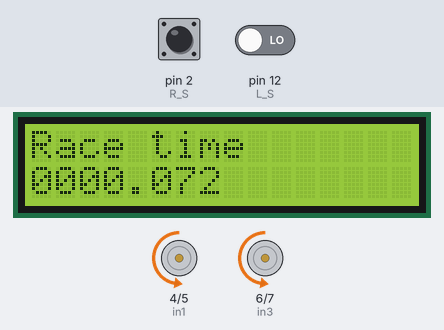
This sketch was run on a simulated Arduino Uno, built with avr-gcc and run on an emulated ATmega328P. On the bench: 16×2 character LCD, motor-driver pin pairs drawn as motors (green arrow = first pin HIGH = forward, orange = second pin HIGH = backward, longer = more drive, scaled by the enable pin). Inputs (shaded band) come from the test bench; at power-on: pin 12 (L_S) LOW, pin 2 (R_S) HIGH. What the sketch prints to the serial monitor is not drawn.

Above: at 0.23 s.
At 1.2 s:
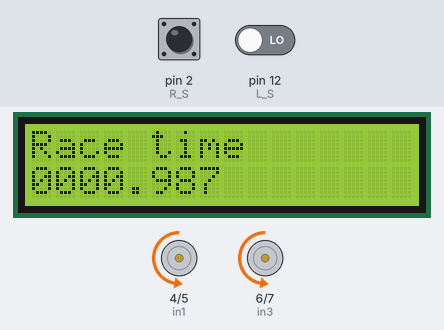
1.3 s: pin 12 (L_S) driven HIGH
At 2.1 s:
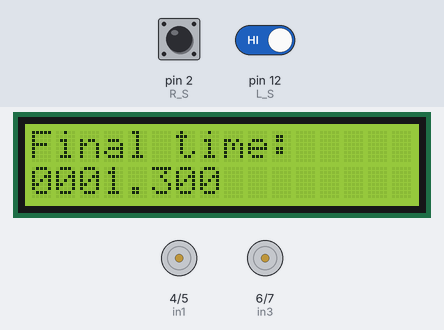
Timing chart, 0 to 4.3 s (numbered marks = the images above; inputs shaded):
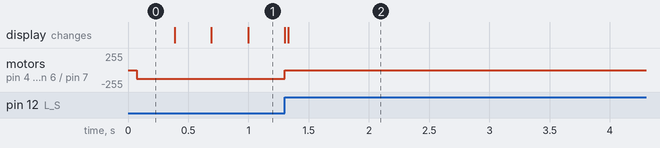

The sketch:

line_follower_car.ino
```cpp
#include <Wire.h>
#include <LiquidCrystal_I2C.h>

#define NOTE_B0  31
#define NOTE_C1  33
#define NOTE_CS1 35
#define NOTE_D1  37
#define NOTE_DS1 39
#define NOTE_E1  41
#define NOTE_F1  44
#define NOTE_FS1 46
#define NOTE_G1  49
#define NOTE_GS1 52
#define NOTE_A1  55
#define NOTE_AS1 58
#define NOTE_B1  62
#define NOTE_C2  65
#define NOTE_CS2 69
#define NOTE_D2  73
#define NOTE_DS2 78
#define NOTE_E2  82
#define NOTE_F2  87
#define NOTE_FS2 93
#define NOTE_G2  98
#define NOTE_GS2 104
#define NOTE_A2  110
#define NOTE_AS2 117
#define NOTE_B2  123
#define NOTE_C3  131
#define NOTE_CS3 139
#define NOTE_D3  147
#define NOTE_DS3 156
#define NOTE_E3  165
#define NOTE_F3  175
#define NOTE_FS3 185
#define NOTE_G3  196
#define NOTE_GS3 208
#define NOTE_A3  220
#define NOTE_AS3 233
#define NOTE_B3  247
#define NOTE_C4  262
#define NOTE_CS4 277
#define NOTE_D4  294
#define NOTE_DS4 311
#define NOTE_E4  330
#define NOTE_F4  349
#define NOTE_FS4 370
#define NOTE_G4  392
#define NOTE_GS4 415
#define NOTE_A4  440
#define NOTE_AS4 466
#define NOTE_B4  494
#define NOTE_C5  523
#define NOTE_CS5 554
#define NOTE_D5  587
#define NOTE_DS5 622
#define NOTE_E5  659
#define NOTE_F5  698
#define NOTE_FS5 740
#define NOTE_G5  784
#define NOTE_GS5 831
#define NOTE_A5  880
#define NOTE_AS5 932
#define NOTE_B5  988
#define NOTE_C6  1047
#define NOTE_CS6 1109
#define NOTE_D6  1175
#define NOTE_DS6 1245
#define NOTE_E6  1319
#define NOTE_F6  1397
#define NOTE_FS6 1480
#define NOTE_G6  1568
#define NOTE_GS6 1661
#define NOTE_A6  1760
#define NOTE_AS6 1865
#define NOTE_B6  1976
#define NOTE_C7  2093
#define NOTE_CS7 2217
#define NOTE_D7  2349
#define NOTE_DS7 2489
#define NOTE_E7  2637
#define NOTE_F7  2794
#define NOTE_FS7 2960
#define NOTE_G7  3136
#define NOTE_GS7 3322
#define NOTE_A7  3520
#define NOTE_AS7 3729
#define NOTE_B7  3951
#define NOTE_C8  4186
#define NOTE_CS8 4435
#define NOTE_D8  4699
#define NOTE_DS8 4978
#define REST      0


// change this to make the song slower or faster
int tempo = 225;

// change this to whichever pin you want to use
int buzzer = 13;

// notes of the moledy followed by the duration.
// a 4 means a quarter note, 8 an eighteenth , 16 sixteenth, so on
// !!negative numbers are used to represent dotted notes,
// so -4 means a dotted quarter note, that is, a quarter plus an eighteenth!!
// This code uses PROGMEM to fit the melody to flash as it was to long to fit
// in SRAM. It may not work on other Arduino arquitectures other than AVR
const int melody[] PROGMEM = {

  // At Doom's Gate (E1M1)
  // Score available at https://musescore.com/pieridot/doom

  NOTE_E2, 8, NOTE_E2, 8, NOTE_E3, 8, NOTE_E2, 8, NOTE_E2, 8, NOTE_D3, 8, NOTE_E2, 8, NOTE_E2, 8, //1
  NOTE_C3, 8, NOTE_E2, 8, NOTE_E2, 8, NOTE_AS2, 8, NOTE_E2, 8, NOTE_E2, 8, NOTE_B2, 8, NOTE_C3, 8,
  NOTE_E2, 8, NOTE_E2, 8, NOTE_E3, 8, NOTE_E2, 8, NOTE_E2, 8, NOTE_D3, 8, NOTE_E2, 8, NOTE_E2, 8,
  NOTE_C3, 8, NOTE_E2, 8, NOTE_E2, 8, NOTE_AS2, -2,

  NOTE_E2, 8, NOTE_E2, 8, NOTE_E3, 8, NOTE_E2, 8, NOTE_E2, 8, NOTE_D3, 8, NOTE_E2, 8, NOTE_E2, 8, //5
  NOTE_C3, 8, NOTE_E2, 8, NOTE_E2, 8, NOTE_AS2, 8, NOTE_E2, 8, NOTE_E2, 8, NOTE_B2, 8, NOTE_C3, 8,
  NOTE_E2, 8, NOTE_E2, 8, NOTE_E3, 8, NOTE_E2, 8, NOTE_E2, 8, NOTE_D3, 8, NOTE_E2, 8, NOTE_E2, 8,
  NOTE_C3, 8, NOTE_E2, 8, NOTE_E2, 8, NOTE_AS2, -2,

  NOTE_E2, 8, NOTE_E2, 8, NOTE_E3, 8, NOTE_E2, 8, NOTE_E2, 8, NOTE_D3, 8, NOTE_E2, 8, NOTE_E2, 8, //9
  NOTE_C3, 8, NOTE_E2, 8, NOTE_E2, 8, NOTE_AS2, 8, NOTE_E2, 8, NOTE_E2, 8, NOTE_B2, 8, NOTE_C3, 8,
  NOTE_E2, 8, NOTE_E2, 8, NOTE_E3, 8, NOTE_E2, 8, NOTE_E2, 8, NOTE_D3, 8, NOTE_E2, 8, NOTE_E2, 8,
  NOTE_C3, 8, NOTE_E2, 8, NOTE_E2, 8, NOTE_AS2, -2,

  NOTE_E2, 8, NOTE_E2, 8, NOTE_E3, 8, NOTE_E2, 8, NOTE_E2, 8, NOTE_D3, 8, NOTE_E2, 8, NOTE_E2, 8, //13
  NOTE_C3, 8, NOTE_E2, 8, NOTE_E2, 8, NOTE_AS2, 8, NOTE_E2, 8, NOTE_E2, 8, NOTE_B2, 8, NOTE_C3, 8,
  NOTE_E2, 8, NOTE_E2, 8, NOTE_E3, 8, NOTE_E2, 8, NOTE_E2, 8, NOTE_D3, 8, NOTE_E2, 8, NOTE_E2, 8,
  NOTE_FS3, -16, NOTE_D3, -16, NOTE_B2, -16, NOTE_A3, -16, NOTE_FS3, -16, NOTE_B2, -16, NOTE_D3, -16, NOTE_FS3, -16, NOTE_A3, -16, NOTE_FS3, -16, NOTE_D3, -16, NOTE_B2, -16,

  NOTE_E2, 8, NOTE_E2, 8, NOTE_E3, 8, NOTE_E2, 8, NOTE_E2, 8, NOTE_D3, 8, NOTE_E2, 8, NOTE_E2, 8, //17
  NOTE_C3, 8, NOTE_E2, 8, NOTE_E2, 8, NOTE_AS2, 8, NOTE_E2, 8, NOTE_E2, 8, NOTE_B2, 8, NOTE_C3, 8,
  NOTE_E2, 8, NOTE_E2, 8, NOTE_E3, 8, NOTE_E2, 8, NOTE_E2, 8, NOTE_D3, 8, NOTE_E2, 8, NOTE_E2, 8,
  NOTE_C3, 8, NOTE_E2, 8, NOTE_E2, 8, NOTE_AS2, -2,

  NOTE_E2, 8, NOTE_E2, 8, NOTE_E3, 8, NOTE_E2, 8, NOTE_E2, 8, NOTE_D3, 8, NOTE_E2, 8, NOTE_E2, 8, //21
  NOTE_C3, 8, NOTE_E2, 8, NOTE_E2, 8, NOTE_AS2, 8, NOTE_E2, 8, NOTE_E2, 8, NOTE_B2, 8, NOTE_C3, 8,
  NOTE_E2, 8, NOTE_E2, 8, NOTE_E3, 8, NOTE_E2, 8, NOTE_E2, 8, NOTE_D3, 8, NOTE_E2, 8, NOTE_E2, 8,
  NOTE_B3, -16, NOTE_G3, -16, NOTE_E3, -16, NOTE_G3, -16, NOTE_B3, -16, NOTE_E4, -16, NOTE_G3, -16, NOTE_B3, -16, NOTE_E4, -16, NOTE_B3, -16, NOTE_G4, -16, NOTE_B4, -16,

  NOTE_A2, 8, NOTE_A2, 8, NOTE_A3, 8, NOTE_A2, 8, NOTE_A2, 8, NOTE_G3, 8, NOTE_A2, 8, NOTE_A2, 8, //25
  NOTE_F3, 8, NOTE_A2, 8, NOTE_A2, 8, NOTE_DS3, 8, NOTE_A2, 8, NOTE_A2, 8, NOTE_E3, 8, NOTE_F3, 8,
  NOTE_A2, 8, NOTE_A2, 8, NOTE_A3, 8, NOTE_A2, 8, NOTE_A2, 8, NOTE_G3, 8, NOTE_A2, 8, NOTE_A2, 8,
  NOTE_F3, 8, NOTE_A2, 8, NOTE_A2, 8, NOTE_DS3, -2,

  NOTE_A2, 8, NOTE_A2, 8, NOTE_A3, 8, NOTE_A2, 8, NOTE_A2, 8, NOTE_G3, 8, NOTE_A2, 8, NOTE_A2, 8, //29
  NOTE_F3, 8, NOTE_A2, 8, NOTE_A2, 8, NOTE_DS3, 8, NOTE_A2, 8, NOTE_A2, 8, NOTE_E3, 8, NOTE_F3, 8,
  NOTE_A2, 8, NOTE_A2, 8, NOTE_A3, 8, NOTE_A2, 8, NOTE_A2, 8, NOTE_G3, 8, NOTE_A2, 8, NOTE_A2, 8,
  NOTE_A3, -16, NOTE_F3, -16, NOTE_D3, -16, NOTE_A3, -16, NOTE_F3, -16, NOTE_D3, -16, NOTE_C4, -16, NOTE_A3, -16, NOTE_F3, -16, NOTE_A3, -16, NOTE_F3, -16, NOTE_D3, -16,

  NOTE_E2, 8, NOTE_E2, 8, NOTE_E3, 8, NOTE_E2, 8, NOTE_E2, 8, NOTE_D3, 8, NOTE_E2, 8, NOTE_E2, 8, //33
  NOTE_C3, 8, NOTE_E2, 8, NOTE_E2, 8, NOTE_AS2, 8, NOTE_E2, 8, NOTE_E2, 8, NOTE_B2, 8, NOTE_C3, 8,
  NOTE_E2, 8, NOTE_E2, 8, NOTE_E3, 8, NOTE_E2, 8, NOTE_E2, 8, NOTE_D3, 8, NOTE_E2, 8, NOTE_E2, 8,
  NOTE_C3, 8, NOTE_E2, 8, NOTE_E2, 8, NOTE_AS2, -2,

  NOTE_E2, 8, NOTE_E2, 8, NOTE_E3, 8, NOTE_E2, 8, NOTE_E2, 8, NOTE_D3, 8, NOTE_E2, 8, NOTE_E2, 8, //37
  NOTE_C3, 8, NOTE_E2, 8, NOTE_E2, 8, NOTE_AS2, 8, NOTE_E2, 8, NOTE_E2, 8, NOTE_B2, 8, NOTE_C3, 8,
  NOTE_E2, 8, NOTE_E2, 8, NOTE_E3, 8, NOTE_E2, 8, NOTE_E2, 8, NOTE_D3, 8, NOTE_E2, 8, NOTE_E2, 8,
  NOTE_C3, 8, NOTE_E2, 8, NOTE_E2, 8, NOTE_AS2, -2,

  NOTE_CS3, 8, NOTE_CS3, 8, NOTE_CS4, 8, NOTE_CS3, 8, NOTE_CS3, 8, NOTE_B3, 8, NOTE_CS3, 8, NOTE_CS3, 8, //41
  NOTE_A3, 8, NOTE_CS3, 8, NOTE_CS3, 8, NOTE_G3, 8, NOTE_CS3, 8, NOTE_CS3, 8, NOTE_GS3, 8, NOTE_A3, 8,
  NOTE_B2, 8, NOTE_B2, 8, NOTE_B3, 8, NOTE_B2, 8, NOTE_B2, 8, NOTE_A3, 8, NOTE_B2, 8, NOTE_B2, 8,
  NOTE_G3, 8, NOTE_B2, 8, NOTE_B2, 8, NOTE_F3, -2,

  NOTE_E2, 8, NOTE_E2, 8, NOTE_E3, 8, NOTE_E2, 8, NOTE_E2, 8, NOTE_D3, 8, NOTE_E2, 8, NOTE_E2, 8, //45
  NOTE_C3, 8, NOTE_E2, 8, NOTE_E2, 8, NOTE_AS2, 8, NOTE_E2, 8, NOTE_E2, 8, NOTE_B2, 8, NOTE_C3, 8,
  NOTE_E2, 8, NOTE_E2, 8, NOTE_E3, 8, NOTE_E2, 8, NOTE_E2, 8, NOTE_D3, 8, NOTE_E2, 8, NOTE_E2, 8,
  NOTE_B3, -16, NOTE_G3, -16, NOTE_E3, -16, NOTE_G3, -16, NOTE_B3, -16, NOTE_E4, -16, NOTE_G3, -16, NOTE_B3, -16, NOTE_E4, -16, NOTE_B3, -16, NOTE_G4, -16, NOTE_B4, -16,

  NOTE_E2, 8, NOTE_E2, 8, NOTE_E3, 8, NOTE_E2, 8, NOTE_E2, 8, NOTE_D3, 8, NOTE_E2, 8, NOTE_E2, 8, //49
  NOTE_C3, 8, NOTE_E2, 8, NOTE_E2, 8, NOTE_AS2, 8, NOTE_E2, 8, NOTE_E2, 8, NOTE_B2, 8, NOTE_C3, 8,
  NOTE_E2, 8, NOTE_E2, 8, NOTE_E3, 8, NOTE_E2, 8, NOTE_E2, 8, NOTE_D3, 8, NOTE_E2, 8, NOTE_E2, 8,
  NOTE_C3, 8, NOTE_E2, 8, NOTE_E2, 8, NOTE_AS2, -2,

  NOTE_E2, 8, NOTE_E2, 8, NOTE_E3, 8, NOTE_E2, 8, NOTE_E2, 8, NOTE_D3, 8, NOTE_E2, 8, NOTE_E2, 8, //53
  NOTE_C3, 8, NOTE_E2, 8, NOTE_E2, 8, NOTE_AS2, 8, NOTE_E2, 8, NOTE_E2, 8, NOTE_B2, 8, NOTE_C3, 8,
  NOTE_E2, 8, NOTE_E2, 8, NOTE_E3, 8, NOTE_E2, 8, NOTE_E2, 8, NOTE_D3, 8, NOTE_E2, 8, NOTE_E2, 8,
  NOTE_FS3, -16, NOTE_DS3, -16, NOTE_B2, -16, NOTE_FS3, -16, NOTE_DS3, -16, NOTE_B2, -16, NOTE_G3, -16, NOTE_D3, -16, NOTE_B2, -16, NOTE_DS4, -16, NOTE_DS3, -16, NOTE_B2, -16,

// -/-

  NOTE_E2, 8, NOTE_E2, 8, NOTE_E3, 8, NOTE_E2, 8, NOTE_E2, 8, NOTE_D3, 8, NOTE_E2, 8, NOTE_E2, 8, //57
  NOTE_C3, 8, NOTE_E2, 8, NOTE_E2, 8, NOTE_AS2, 8, NOTE_E2, 8, NOTE_E2, 8, NOTE_B2, 8, NOTE_C3, 8,
  NOTE_E2, 8, NOTE_E2, 8, NOTE_E3, 8, NOTE_E2, 8, NOTE_E2, 8, NOTE_D3, 8, NOTE_E2, 8, NOTE_E2, 8,
  NOTE_C3, 8, NOTE_E2, 8, NOTE_E2, 8, NOTE_AS2, -2,

  NOTE_E2, 8, NOTE_E2, 8, NOTE_E3, 8, NOTE_E2, 8, NOTE_E2, 8, NOTE_D3, 8, NOTE_E2, 8, NOTE_E2, 8, //61
  NOTE_C3, 8, NOTE_E2, 8, NOTE_E2, 8, NOTE_AS2, 8, NOTE_E2, 8, NOTE_E2, 8, NOTE_B2, 8, NOTE_C3, 8,
  NOTE_E2, 8, NOTE_E2, 8, NOTE_E3, 8, NOTE_E2, 8, NOTE_E2, 8, NOTE_D3, 8, NOTE_E2, 8, NOTE_E2, 8,
  NOTE_E4, -16, NOTE_B3, -16, NOTE_G3, -16, NOTE_G4, -16, NOTE_E4, -16, NOTE_G3, -16, NOTE_B3, -16, NOTE_D4, -16, NOTE_E4, -16, NOTE_G4, -16, NOTE_E4, -16, NOTE_G3, -16,

  NOTE_E2, 8, NOTE_E2, 8, NOTE_E3, 8, NOTE_E2, 8, NOTE_E2, 8, NOTE_D3, 8, NOTE_E2, 8, NOTE_E2, 8, //65
  NOTE_C3, 8, NOTE_E2, 8, NOTE_E2, 8, NOTE_AS2, 8, NOTE_E2, 8, NOTE_E2, 8, NOTE_B2, 8, NOTE_C3, 8,
  NOTE_E2, 8, NOTE_E2, 8, NOTE_E3, 8, NOTE_E2, 8, NOTE_E2, 8, NOTE_D3, 8, NOTE_E2, 8, NOTE_E2, 8,
  NOTE_C3, 8, NOTE_E2, 8, NOTE_E2, 8, NOTE_AS2, -2,

  NOTE_A2, 8, NOTE_A2, 8, NOTE_A3, 8, NOTE_A2, 8, NOTE_A2, 8, NOTE_G3, 8, NOTE_A2, 8, NOTE_A2, 8, //69
  NOTE_F3, 8, NOTE_A2, 8, NOTE_A2, 8, NOTE_DS3, 8, NOTE_A2, 8, NOTE_A2, 8, NOTE_E3, 8, NOTE_F3, 8,
  NOTE_A2, 8, NOTE_A2, 8, NOTE_A3, 8, NOTE_A2, 8, NOTE_A2, 8, NOTE_G3, 8, NOTE_A2, 8, NOTE_A2, 8,
  NOTE_A3, -16, NOTE_F3, -16, NOTE_D3, -16, NOTE_A3, -16, NOTE_F3, -16, NOTE_D3, -16, NOTE_C4, -16, NOTE_A3, -16, NOTE_F3, -16, NOTE_A3, -16, NOTE_F3, -16, NOTE_D3, -16,

  NOTE_E2, 8, NOTE_E2, 8, NOTE_E3, 8, NOTE_E2, 8, NOTE_E2, 8, NOTE_D3, 8, NOTE_E2, 8, NOTE_E2, 8, //73
  NOTE_C3, 8, NOTE_E2, 8, NOTE_E2, 8, NOTE_AS2, 8, NOTE_E2, 8, NOTE_E2, 8, NOTE_B2, 8, NOTE_C3, 8,
  NOTE_E2, 8, NOTE_E2, 8, NOTE_E3, 8, NOTE_E2, 8, NOTE_E2, 8, NOTE_D3, 8, NOTE_E2, 8, NOTE_E2, 8,
  NOTE_C3, 8, NOTE_E2, 8, NOTE_E2, 8, NOTE_AS2, -2,

  NOTE_E2, 8, NOTE_E2, 8, NOTE_E3, 8, NOTE_E2, 8, NOTE_E2, 8, NOTE_D3, 8, NOTE_E2, 8, NOTE_E2, 8, //77
  NOTE_C3, 8, NOTE_E2, 8, NOTE_E2, 8, NOTE_AS2, 8, NOTE_E2, 8, NOTE_E2, 8, NOTE_B2, 8, NOTE_C3, 8,
  NOTE_E2, 8, NOTE_E2, 8, NOTE_E3, 8, NOTE_E2, 8, NOTE_E2, 8, NOTE_D3, 8, NOTE_E2, 8, NOTE_E2, 8,
  NOTE_C3, 8, NOTE_E2, 8, NOTE_E2, 8, NOTE_AS2, -2,

  NOTE_E2, 8, NOTE_E2, 8, NOTE_E3, 8, NOTE_E2, 8, NOTE_E2, 8, NOTE_D3, 8, NOTE_E2, 8, NOTE_E2, 8, //81
  NOTE_C3, 8, NOTE_E2, 8, NOTE_E2, 8, NOTE_AS2, 8, NOTE_E2, 8, NOTE_E2, 8, NOTE_B2, 8, NOTE_C3, 8,
  NOTE_E2, 8, NOTE_E2, 8, NOTE_E3, 8, NOTE_E2, 8, NOTE_E2, 8, NOTE_D3, 8, NOTE_E2, 8, NOTE_E2, 8,
  NOTE_C3, 8, NOTE_E2, 8, NOTE_E2, 8, NOTE_AS2, -2,

  NOTE_E2, 8, NOTE_E2, 8, NOTE_E3, 8, NOTE_E2, 8, NOTE_E2, 8, NOTE_D3, 8, NOTE_E2, 8, NOTE_E2, 8, //73
  NOTE_C3, 8, NOTE_E2, 8, NOTE_E2, 8, NOTE_AS2, 8, NOTE_E2, 8, NOTE_E2, 8, NOTE_B2, 8, NOTE_C3, 8,
  NOTE_E2, 8, NOTE_E2, 8, NOTE_E3, 8, NOTE_E2, 8, NOTE_E2, 8, NOTE_D3, 8, NOTE_E2, 8, NOTE_E2, 8,
  NOTE_B3, -16, NOTE_G3, -16, NOTE_E3, -16, NOTE_B2, -16, NOTE_E3, -16, NOTE_G3, -16, NOTE_C4, -16, NOTE_B3, -16, NOTE_G3, -16, NOTE_B3, -16, NOTE_G3, -16, NOTE_E3, -16,
};

int notes = sizeof(melody) / sizeof(melody[0]) / 2;

int wholenote = (60000 * 4) / tempo;

int divider = 0, noteDuration = 0;

int current_note = 0;

#define enA 10//Enable1 L298 Pin enA
#define in1 4 //Motor1  L298 Pin in1
#define in2 5 //Motor1  L298 Pin in2
#define in3 6 //Motor2  L298 Pin in3
#define in4 7 //Motor2  L298 Pin in4
#define enB 11 //Enable2 L298 Pin enB

#define R_S 2 //ir sensor Right
#define L_S 12 //ir sensor Left

#define L_LED 9
#define R_LED 3

bool stop = false;

LiquidCrystal_I2C lcd(0x27, 16, 2);

unsigned long start_time = 0;

unsigned long final_time = 0;

void setup(){ // put your setup code here, to run once

pinMode(R_S, INPUT); // declare if sensor as input
pinMode(L_S, INPUT); // declare ir sensor as input

pinMode(enA, OUTPUT); // declare as output for L298 Pin enA
pinMode(in1, OUTPUT); // declare as output for L298 Pin in1
pinMode(in2, OUTPUT); // declare as output for L298 Pin in2
pinMode(in3, OUTPUT); // declare as output for L298 Pin in3
pinMode(in4, OUTPUT); // declare as output for L298 Pin in4
pinMode(enB, OUTPUT); // declare as output for L298 Pin enB

analogWrite(enA, 128); // Write The Duty Cycle 0 to 255 Enable Pin A for Motor1 Speed
analogWrite(enB, 128); // Write The Duty Cycle 0 to 255 Enable Pin B for Motor2 Speed

Serial.begin(9600);


lcd.init();

lcd.backlight();

lcd.setCursor(0, 0); // Set the cursor to column 0, line 0
lcd.print("Race time");
}
void loop(){
  bool right_sensor = digitalRead(R_S);
  bool left_sensor = digitalRead(L_S);
  if((!right_sensor)&&(!left_sensor) && (!stop)){forward();}   //if Right Sensor and Left Sensor are at White color then it will call forword function

  if((right_sensor)&&(!left_sensor)&&(!stop)){turnRight();} //if Right Sensor is Black and Left Sensor is White then it will call turn Right function

  if((!right_sensor)&&(left_sensor)&&(!stop)){turnLeft();}  //if Right Sensor is White and Left Sensor is Black then it will call turn Left function

  if((right_sensor)&&(left_sensor)&&(!stop)){Stop();} //if Right Sensor and Left Sensor are at Black color then it will call Stop function

  if (millis() - start_time >= 15000) {
    if (!stop) {
      final_time = millis() - start_time;
      Stop();
    }
  }

  if (stop) {
    unsigned long seconds = final_time / 1000;
    unsigned long milliseconds = final_time % 1000;
    lcd.setCursor(0, 0);
    lcd.print("Final time:");
    char timeBuffer[16];
    snprintf(timeBuffer, sizeof(timeBuffer), "%04lu.%03lu", seconds, milliseconds);
    lcd.setCursor(0, 1);
    lcd.print(timeBuffer);

    digitalWrite(L_LED, HIGH);
    digitalWrite(R_LED, HIGH);
    delay(1000);
    digitalWrite(L_LED, LOW);
    digitalWrite(R_LED, LOW);
    delay(1000);
  } else {
    unsigned long currentMillis = millis();

    unsigned long seconds = currentMillis / 1000;
    unsigned long milliseconds = currentMillis % 1000;
    char timeBuffer[16];
    snprintf(timeBuffer, sizeof(timeBuffer), "%04lu.%03lu", seconds, milliseconds);
    lcd.setCursor(0, 1);
    lcd.print(timeBuffer);

    /*int thisNote = current_note;

      // we only play the note for 90% of the duration, leaving 10% as a pause
    tone(buzzer, pgm_read_word_near(melody+thisNote), 90);

      // Wait for the specief duration before playing the next note.
    delay(100);

      // stop the waveform generation before the next note.
    noTone(buzzer);
    current_note +=2; */
  }


}

void forward(){
digitalWrite(in1, HIGH);  //right wheels move forward
digitalWrite(in2, LOW);
digitalWrite(in3, LOW);
digitalWrite(in4, HIGH);   // left wheels move forward
Serial.println("Forward");
digitalWrite(R_LED, LOW);
digitalWrite(L_LED, LOW);
}

void turnRight(){
digitalWrite(in1, LOW);
digitalWrite(in2, HIGH);
digitalWrite(in3, LOW);
digitalWrite(in4, HIGH);   // left wheels move forward
Serial.println("RIGHT");
digitalWrite(R_LED, HIGH);
digitalWrite(L_LED, LOW);
}

void turnLeft(){
digitalWrite(in1, HIGH);  //right wheels move forward
digitalWrite(in2, LOW);
digitalWrite(in3, HIGH);
digitalWrite(in4, LOW);
Serial.println("Left");
digitalWrite(L_LED, HIGH);
digitalWrite(R_LED, LOW);
}

void Stop(){ //stop
digitalWrite(in1, LOW); //Right Motor forword Pin
digitalWrite(in2, LOW); //Right Motor backword Pin
digitalWrite(in3, LOW); //Left Motor backword Pin
digitalWrite(in4, LOW); //Left Motor forword Pin
Serial.println("STOP");
stop = true;
final_time = millis() - start_time;

lcd.setCursor(0, 0); // Set the cursor to column 0, line 0
lcd.print("Time");
lcd.setCursor(0, 1); // Set the cursor to column 0, line 0
lcd.print(final_time);
}
```

Measured:
- after the input at 1.3 s, motor on pin 4 (in1) / pin 5 (in2), motor on pin 6 (in3) / pin 7 (in4): backward 128/255 → stopped at once; the display: first differs from a run without the input at once (image 2)
